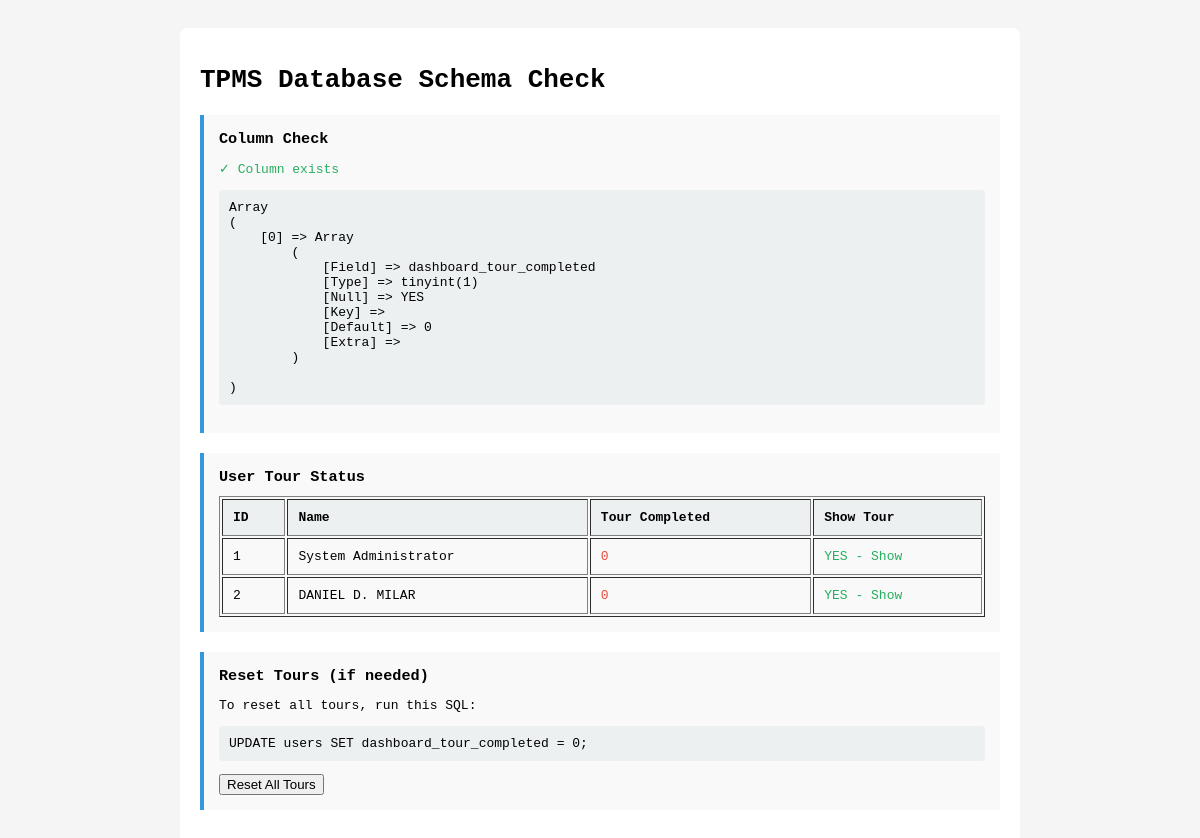
Screenshot of /check_db.php with the database file from the repository.
### tables this page shows
CREATE TABLE `users` (
  `id` int(10) UNSIGNED NOT NULL,
  `username` varchar(80) NOT NULL,
  `password_hash` varchar(255) NOT NULL,
  `full_name` varchar(150) NOT NULL,
  `email` varchar(150) DEFAULT NULL,
  `role` enum('admin','hr','school_head','viewer') DEFAULT 'viewer',
  `is_active` tinyint(1) DEFAULT 1,
  `last_login` timestamp NULL DEFAULT NULL,
  `dashboard_tour_completed` tinyint(1) DEFAULT 0,
  `created_at` timestamp NOT NULL DEFAULT current_timestamp(),
  `updated_at` timestamp NOT NULL DEFAULT current_timestamp() ON UPDATE current_timestamp()
);

### check_db.php (the view, shortened to what this page needs)
<!DOCTYPE html>
<html>
<head>
</head>
<body>
    <div class="container">
        <h1>TPMS Database Schema Check</h1>
        <?php
        try {
            $db = getDB();
            echo '<div class="section">';
            echo '<h3>Column Check</h3>';
            $columns = $db->query("SHOW COLUMNS FROM users LIKE 'dashboard_tour_completed'")->fetchAll();
            if (empty($columns)) {
                echo '<p class="error">❌ Column dashboard_tour_completed DOES NOT EXIST</p>';
            } else {
                echo '<p class="success">✓ Column exists</p>';
                echo '<pre>';
                print_r($columns);
                echo '</pre>';
            }
            echo '</div>';
            echo '<div class="section">';
            echo '<h3>User Tour Status</h3>';
            $users = $db->query("SELECT id, full_name, dashboard_tour_completed FROM users ORDER BY id")->fetchAll();
            echo '<table border="1" cellpadding="10" style="width: 100%; text-align: left;">';
            echo '<tr style="background: #ecf0f1;"><th>ID</th><th>Name</th><th>Tour Completed</th><th>Show Tour</th></tr>';
            foreach ($users as $user) {
                $tourStatus = $user['dashboard_tour_completed'];
                $showTour = !$tourStatus;
                echo '<tr>';
                echo '<td>' . $user['id'] . '</td>';
                echo '<td>' . $user['full_name'] . '</td>';
                echo '<td class="' . ($tourStatus ? 'success' : 'error') . '">' . ($tourStatus ?? '0') . '</td>';
                echo '<td class="' . ($showTour ? 'success' : 'error') . '">' . ($showTour ? 'YES - Show' : 'NO - Hide') . '</td>';
                echo '</tr>';
            }
            echo '</table>';
            echo '</div>';
            echo '<div class="section">';
            echo '<h3>Reset Tours (if needed)</h3>';
            echo '<p>To reset all tours, run this SQL:</p>';
            echo '<pre>UPDATE users SET dashboard_tour_completed = 0;</pre>';
            echo '<form method="POST">';
            echo '<button type="submit" onclick="return confirm(\'Are you sure? This will show the tour for all users.\');">Reset All Tours</button>';
            echo '</form>';
            echo '</div>';
        } catch (Exception $e) {
            echo '<div class="section" style="border-left-color: #e74c3c;">';
            echo '<p class="error">Error: ' . htmlspecialchars($e->getMessage()) . '</p>';
            echo '</div>';
        }
        ?>
    </div>
</body>
</html>

### check_db.php (style rules this page uses)
body { font-family: monospace; padding: 20px; background: #f5f5f5; }
.container { max-width: 800px; margin: 0 auto; background: white; padding: 20px; border-radius: 8px; }
.section { margin: 20px 0; padding: 15px; background: #f9f9f9; border-left: 4px solid #3498db; }
.section h3 { margin: 0 0 10px 0; }
.success { color: #27ae60; }
.error { color: #e74c3c; }
pre { background: #ecf0f1; padding: 10px; border-radius: 4px; overflow-x: auto; }

### rows the page displays
users: id "1", full_name "System Administrator", dashboard_tour_completed "0", shows "YES - Show"
users: id "2", full_name "DANIEL D. MILAR", dashboard_tour_completed "0", shows "YES - Show"
